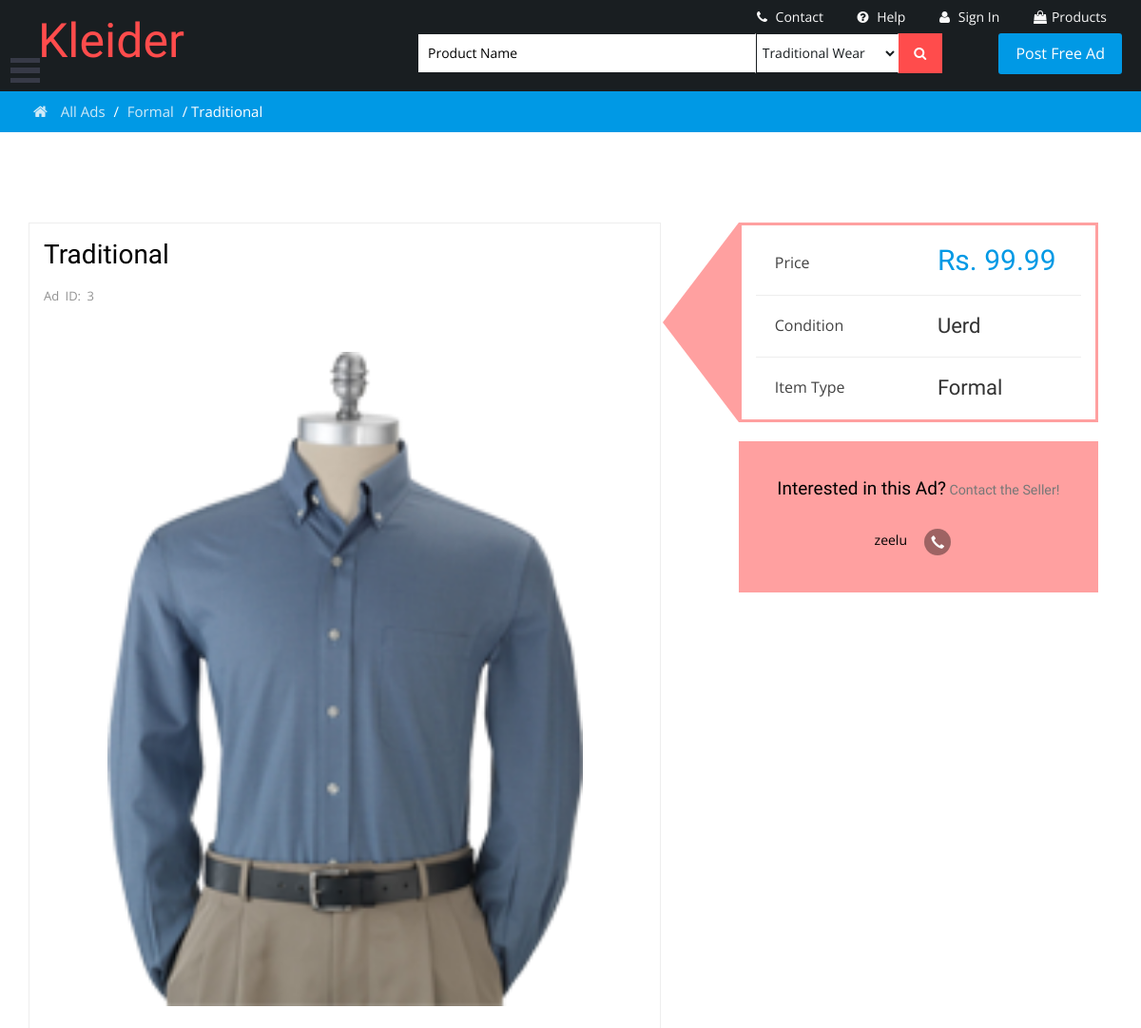
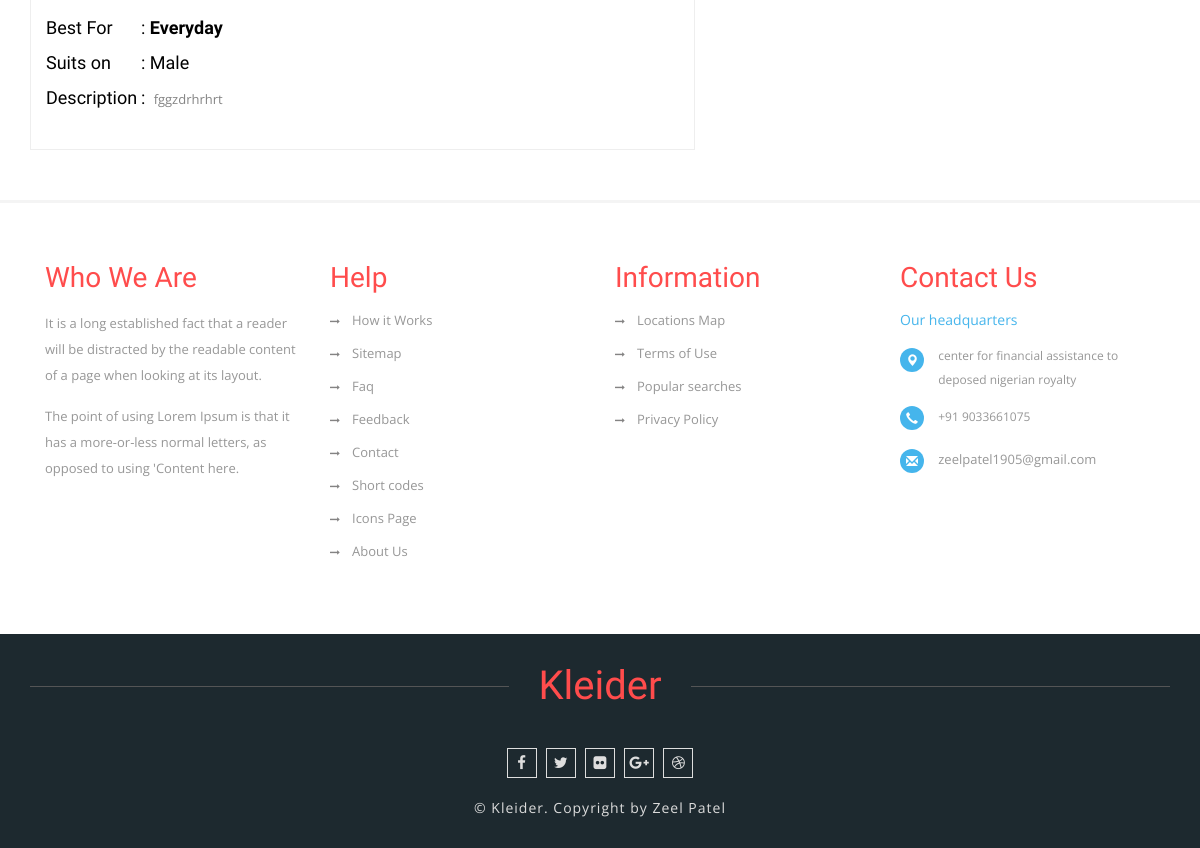
The app's page /kleider/products/detail/3/ with its own data (2 pictures, top to bottom).
### Products/models.py (models this page shows, shortened)
class Product(models.Model):
    GENDER_CHOICES = (
        ('M', 'Male',),
        ('F', 'Female'),
    )
    CONDITION_CHOICES = (
        ('used', 'Uerd',),
        ('new', 'New',),
    )
    CATEGORY_CHOICES = (
        ('traditional', 'Traditional',),
        ('formal', 'Formal',),
        ('casual', 'Casual',),
        ('ethnic', 'Ethnic',),
        ('sports', 'Sports',),
        ('western', 'Western',),
        ('t-shirts', 'T-shirts',),
        ('kids', 'Kids',),
        ('jumpsuits', 'Jumpsuits',),
        ('denim', 'Denim',),
        ('winter', 'Winter war',),
    )
    OCCASION_CHOICES = (
        ('wedding', 'Wedding',),
        ('sangeet', 'Sangeet',),
        ('party', 'Party',),
        ('everyday', 'Everyday',),
        ('interview', 'Interview',),
        ('gym', 'Gym',),
        ('outings', 'Outings',),
    )
    user = models.ForeignKey(Profile, on_delete=models.CASCADE, blank=True, null=True)
    title = models.CharField(max_length=50)
    description = models.TextField()
    price = models.DecimalField(max_digits=10, decimal_places=2, default=99.99)
    gender = models.CharField(max_length=1, choices=GENDER_CHOICES)
    condition = models.CharField(max_length=4, choices=CONDITION_CHOICES)
    category = models.CharField(max_length=11, choices=CATEGORY_CHOICES)
    occasion = models.CharField(max_length=9, choices=OCCASION_CHOICES)
    featured = models.BooleanField(default=False)
    timestamp = models.DateTimeField(auto_now_add=True)
    sold = models.BooleanField(default=False)
    image1 = models.ImageField(upload_to=upload_image_path)
    image2 = models.ImageField(upload_to=upload_image_path, null=True, blank=True)
    image3 = models.ImageField(upload_to=upload_image_path, null=True, blank=True)
    image4 = models.ImageField(upload_to=upload_image_path, null=True, blank=True)
    smart1 = ImageSpecField(source='image1', processors=[ResizeToFill(250,250)], format="JPEG", options={'quality': 99})
    smart2 = ImageSpecField(source='image2', processors=[SmartResize(250, 250)], format="JPEG", options={'quality': 99})
    smart3 = ImageSpecField(source='image3', processors=[SmartResize(250, 250)], format="JPEG", options={'quality': 99})
    smart4 = ImageSpecField(source='image4', processors=[SmartResize(250, 250)], format="JPEG", options={'quality': 99})
    class Meta:
        db_table = 'Product'

### Home/models.py (models this page shows, shortened)
class Profile(models.Model):
    phone_regex = RegexValidator(regex=r'^\+?1?\d{9,15}$', message="Enter valid phone number. Phone number must be enterd in the formate : '+9999999999'.")
    GANDER_CHOICES= {
        ('M','Male',),
        ('F', 'Female',),
        ('O', 'other',),
    }
    user = models.OneToOneField(User, on_delete=models.CASCADE)
    bio = models.TextField(max_length=500, blank=True)
    location = models.CharField(max_length=30, blank=True)
    tel = models.CharField(validators=[phone_regex],max_length=15,blank=True)
    gender = models.CharField(max_length=1, choices=GANDER_CHOICES,)
    birth_date = models.DateField(null=True, blank=True)
    img = models.ImageField(upload_to=upload_image_path, null=True, blank=True)

### Products/views.py (the view)
# urls.py: url(r'^detail/(?P<pk>\d+)/$', detail, name="detail"),
def detail(request, pk):
    context = {}
    product = get_object_or_404(Product, pk=pk)
    context['object'] = product
    return render(request, 'single.html', context)

### templates/single.html (shortened to what this page needs)
{% load static %}
{% include 'common/header.html' %}
	<div class="w3layouts-breadcrumbs text-center">
		<div class="container">
			<span class="agile-breadcrumbs">
			<a href='{% url "home" %}'><i class="fa fa-home home_1"></i></a>
			<a href="all-classifieds.html">All Ads</a> /
			<a href="cars.html">{{ object.category.title }}</a> /
			<span>{{ object.title }}</span></span>
		</div>
	</div>
	<div class="single-page main-grid-border">
		<div class="container">
			<div class="product-desc">
				<div class="col-md-7 product-view">
                    <h2>{{ object.title }}</h2>
					<p> Ad ID: {{ object.id }}</p>
					<div class="flexslider">
						<ul class="slides">
							<li data-thumb="{{ object.smart1.url }}">
								<img src="{{ object.smart1.url }}" />
							</li>
						</ul>
					</div>
					<div class="product-details">
						<h4><span class="w3layouts-agileinfo">Best For </span> : <strong>{{ object.get_occasion_display }}</strong></h4>
						<h4><span class="w3layouts-agileinfo">Suits on </span> : {{ object.get_gender_display }}</h4>
						<h4><span class="w3layouts-agileinfo">Description </span> :<p>{{ object.description }}</p><div class="clearfix"></div></h4>
					</div>
				</div>
				<div class="col-md-5 product-details-grid">
					<div class="item-price">
						<div class="product-price">
							<p class="p-price">Price</p>
							<h3 class="rate">Rs. {{ object.price }}</h3>
							<div class="clearfix"></div>
						</div>
						<div class="condition">
							<p class="p-price">Condition</p>
							<h4>{{ object.get_condition_display }}</h4>
							<div class="clearfix"></div>
						</div>
						<div class="itemtype">
							<p class="p-price">Item Type</p>
							<h4>{{ object.get_category_display }}</h4>
							<div class="clearfix"></div>
						</div>
					</div>
					<div class="interested text-center">
						<h4>Interested in this Ad?<small> Contact the Seller!</small></h4>
						<p>{{ object.user.user }}&nbsp;&nbsp;&nbsp;&nbsp;&nbsp<i class="glyphicon glyphicon-earphone"></i>{{ object.user.tel }}</p>
					</div>
				</div>
			</div>
		</div>
	</div>
{% include 'common/footer.html' %}

### static/static/css/flexslider.css (style rules this page uses)
.slides, .slides > li, .flex-control-nav, .flex-direction-nav { margin: 0; padding: 0; list-style: none; }
.flexslider { margin: 0; padding: 0; }
.flexslider .slides > li { display: none; -webkit-backface-visibility: hidden; }
.flexslider .slides img { width: 100%; display: block; }
.flexslider .slides:after { content: "\0020"; display: block; clear: both; visibility: hidden; line-height: 0; height: 0; }
.flexslider { margin: 0 0 20px; background: #ffffff; border: 4px solid #ffffff; position: relative; zoom: 1; -webkit-border-radius: 4px; -moz-border-radius: 4px; border-radius: 4px; -webkit-box-shadow: '' 0 1px 4px rgba(0, 0, 0, 0.2); -moz-box-shadow: '' 0 1px 4px rgba(0, 0, 0, 0.2); -o-box-shadow: '' 0 1px 4px rgba(0, 0, 0, 0.2); box-shadow: '' 0 1px 4px rgba(0, 0, 0, 0.2); }
.flexslider .slides { zoom: 1; }
.flexslider .slides img { height: auto; width: 80%; margin: 5% auto 2%; }

### static/static/css/easy-responsive-tabs.css (style rules this page uses)
ul.resp-tabs-list, p { margin: 0px; padding: 0px; }

### records on screen
Product: category "Formal", title "Traditional", id "3", smart1 (picture), occasion "Everyday", gender "Male", description "fggzdrhrhrt", price "99.99", condition "Uerd", user.user "zeelu"
